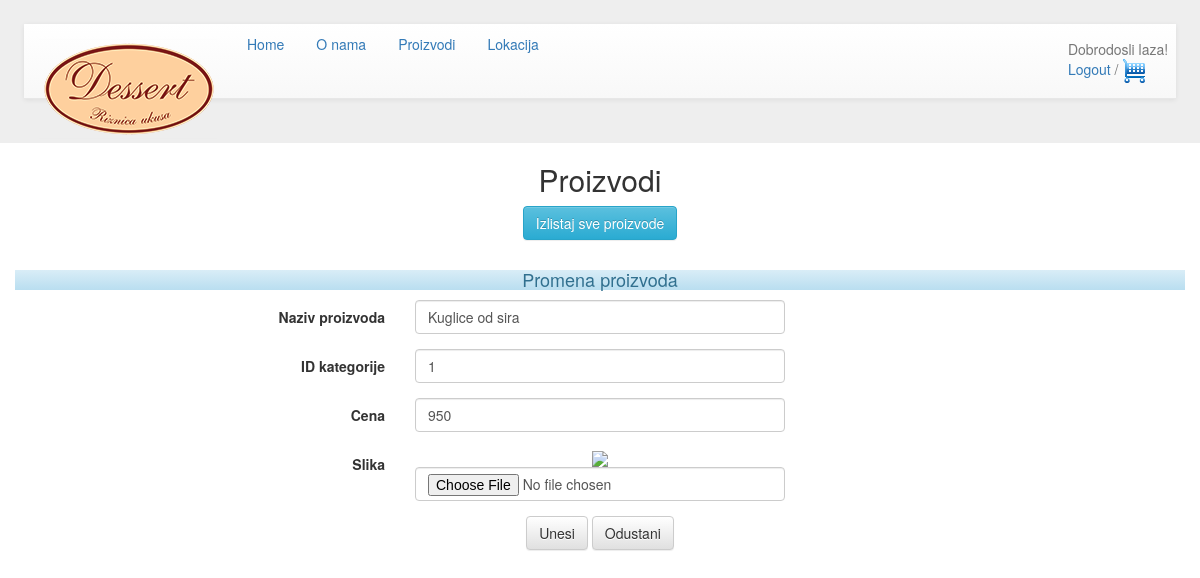
Screenshot of /private/sellers/promeni_proizvod.php?id=4 (signed in) with the database file from the repository.
### tables this page shows
CREATE TABLE `proizvod` (
  `IDProizvoda` int(11) NOT NULL,
  `nazivProizvoda` varchar(100) NOT NULL,
  `IDKategorije` int(11) NOT NULL,
  `cena` int(11) NOT NULL,
  `slika` varchar(255) NOT NULL
);

### private/sellers/promeni_proizvod.php (the view, shortened to what this page needs)
<?php
require '../../common.inc';
if($_GET['id']){
    $id = $_GET['id'];
    $sql = "SELECT * FROM proizvod WHERE IDProizvoda = {$id}";
    $result = $con->query($sql);
    $data = $result->fetch_assoc();
    $path_do_slike = $data['slika'];
}
?>
<!DOCTYPE html>
<html>
<head>
    <link href="../../css/bootstrap.css" rel="stylesheet" type="text/css"/>
    <link href="../../css/bootstrap.min.css" rel="stylesheet" type="text/css"/>
    <link href="../../css/bootstrap-theme.css" rel="stylesheet" type="text/css"/>
    <link href="../../css/bootstrap-theme.min.css" rel="stylesheet" type="text/css"/>
</head>
<body>
  <?php include '../../navigation.php'; ?>
  <center>
      <h2>Proizvodi</h2>
      <a class="btn btn-info" href="kontrolna_tabla.php" role="button">Izlistaj sve proizvode</a><br><br>
  </center>
<div align="center">
  <div class="container">
    <div class="row">
        <h4 class="alert-info">Promena proizvoda</h4>
        <form class="form-horizontal" action="update_proizvod.php?id=<?php $data['IDProizvoda']?>" method='POST'>
          <div class="form-group col-sm-offset-4 col-sm-offset-4">
            <label for="idP" class="col-sm-4 control-label">Naziv proizvoda</label>
              <div class="col-sm-4">
                <input type="text" class="form-control" name="nazivProizvoda" id="idP" value="<?= $data['nazivProizvoda']?>"/>
              </div>
          </div>
          <div class="form-group col-sm-offset-4 col-sm-offset-4">
            <label for="lekar" class="col-sm-4 control-label">ID kategorije</label>
              <div class="col-sm-4">
                <input type="text" class="form-control" name="IDKategorije" id="lekar" value="<?= $data['IDKategorije']?>"/>
              </div>
          </div>
          <div class="form-group col-sm-offset-4 col-sm-offset-4">
            <label for="datum" class="col-sm-4 control-label">Cena</label>
              <div class="col-sm-4">
                <input type="text" class="form-control" name="cena" id="datum" value="<?= $data['cena']?>"/>
              </div>
          </div>
          <div class="form-group col-sm-offset-4 col-sm-offset-4">
            <label for="fileToUpload" class="col-sm-4 control-label">Slika</label>
              <div class="col-sm-4">
                  <img src=\"artikli/<?php $path_do_slike?>"/></a><br>
                <input type="file" class="form-control" name="fileToUpload" id="fileToUpload"/>
              </div>
          </div>
          <button type="submit" class="btn btn-default">Unesi</button>
          <button type="reset" class="btn btn-default">Odustani</button>
        </form>
    </div>
  </div>
</div>
</body>
</html>

### rows the page displays
proizvod: nazivProizvoda "Kuglice od sira", IDKategorije "1", cena "950"

### other values shown
$_SESSION['id_korisnika'] "laza"
$poruka "Logout"
